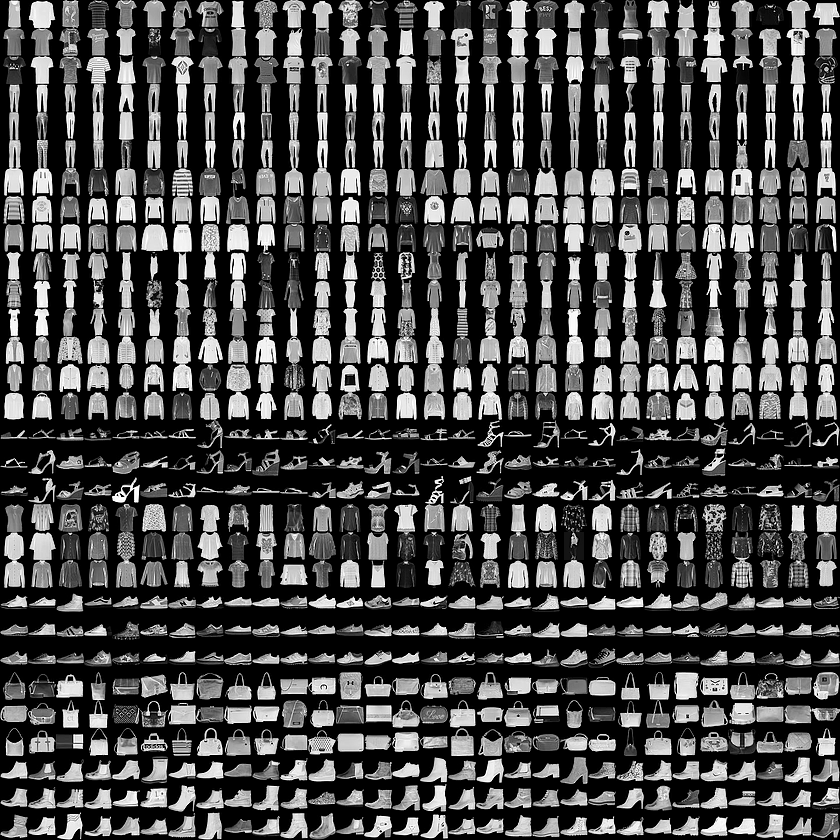
//> input picture fashion.png, 840 x 840 px
$ ./main   (built with g++ and OpenCV 4)
//> lines starting //> are read from the running program, lines starting //| are printed output that depends on the picture
/* Neural network - digits recognition
 Dr Andrew Watson and Mr Karl Moody 2020.
 http://yann.lecun.com/exdb/mnist/
 http://yann.lecun.com/exdb/publis/pdf/lecun-98.pdf
 http://www.neuro.nigmatec.ru/materials/themeid_17/riedmiller93direct.pdf */

#include <opencv2/core.hpp>
#include "opencv2/highgui.hpp"
#include "opencv2/imgcodecs.hpp"
#include "opencv2/imgproc.hpp"
#include "opencv2/ml.hpp"
#include <opencv2/dnn.hpp>
#include <algorithm>
#include <iostream>
#include <iomanip>
#include <conio.h>
#include <vector>
#include <windows.h>
using namespace cv;
using namespace ml;
using namespace dnn;
using namespace std;
//const int SZ = 20;		// Size of each image is SZ x SZ pixels greyscale (1 channel)		digits.png tile size
const int SZ = 28;		// Size of each image is SZ x SZ pixels greyscale (1 channel)		fashion.png tile size
const int CLASS_N = 10;	// Number of output classes, in this case '0','1','2',...,'8','9'

// Break image into individual tiles
static void mosaic(const int width, const vector<Mat>& images, Mat& grid)
{
	int mat_width = SZ * width;
	int mat_height = SZ * (int)ceil((double)images.size() / width);
	if (!images.empty())
	{
		grid = Mat(Size(mat_width, mat_height), images[0].type());
		for (size_t i = 0; i < images.size(); i++)
		{
			Mat location_on_grid = grid(Rect(SZ * ((int)i % width), SZ * ((int)i / width), SZ, SZ));
			images[i].copyTo(location_on_grid);
		}
	}
}

// Shuffle individual tiles
static void shuffle(vector<Mat>& digits, vector<int>& labels)
{
	vector<int> shuffled_indexes(digits.size());
	for (size_t i = 0; i < digits.size(); i++) shuffled_indexes[i] = (int)i;
	randShuffle(shuffled_indexes);//shuffle the test images
	vector<Mat> shuffled_digits(digits.size());
	vector<int> shuffled_labels(labels.size());
	for (size_t i = 0; i < shuffled_indexes.size(); i++)
	{
		shuffled_digits[shuffled_indexes[i]] = digits[i];
		shuffled_labels[shuffled_indexes[i]] = labels[i];
	}
	digits = shuffled_digits;
	labels = shuffled_labels;
}

// Deskew digits
static void deskew(const Mat& img, Mat& deskewed_img)
{
	Moments m = moments(img);

	if (abs(m.mu02) < 0.0001) { deskewed_img = img.clone(); return; }
	float skew = (float)(m.mu11 / m.mu02);
	float M_vals[2][3] = { {1, skew, -0.5f * SZ * skew}, {0, 1, 0} };
	Mat M(Size(3, 2), CV_32F);
	for (int i = 0; i < M.rows; i++)
	{
		for (int j = 0; j < M.cols; j++)
		{
			M.at<float>(i, j) = M_vals[i][j];
		}
	}
	warpAffine(img, deskewed_img, M, Size(SZ, SZ), WARP_INVERSE_MAP | INTER_LINEAR);
}

int main(void)
{
	Mat blob, raw;
	vector<Mat> digits, digitsraw;
	vector<int> labels;
	LARGE_INTEGER fr, t1, t2;

	printf("Loading training/test image mosaic...\n");
	//raw = imread("digits.png", IMREAD_GRAYSCALE);		// Handwritten digits image
	raw = imread("fashion.png", IMREAD_GRAYSCALE);		// Fashion image
//> raw is the input picture: 840 rows x 840 cols, CV_8UC1; min 0, max 255, mean 72
	//imshow("Raw Image Mosaic",raw);

	// Split the mosaic into individual images and set labels
	int height = raw.rows;	// Get height of mosaic image
//> height = 840
	int width = raw.cols;	// Get width of mosaic image
//> width = 840
	int sx = SZ;			// Set width of individual tile
	int sy = SZ;			// Set height of individual tile
	digitsraw.clear();
	for (int i = 0; i < height; i += sy) {
		for (int j = 0; j < width; j += sx)
			digitsraw.push_back(raw(Rect(j, i, sx, sy)));
	}
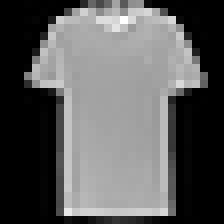
//> digitsraw[5]: 28 rows x 28 cols, CV_8UC1 (shown 8 times larger); min 0, max 255, mean 91.5

	// Store labels for each
	for (int i = 0; i < CLASS_N; i++) for (size_t j = 0; j < digitsraw.size() / CLASS_N; j++) labels.push_back(i);
//> after the loop, labels = 900 values from 0 to 9
	printf("Raw image %d x %d pixels\npreprocessing...\n", width, height);
//| Raw image 840 x 840 pixels
//| preprocessing...

	// Shuffle the tiles
	shuffle(digitsraw, labels);
//> after the loop in shuffle, `for (size_t i = 0; i < digits.size(); i++) shuffled_indexes[i] = (int)i;`: shuffled_indexes = 900 values from 0 to 899
//> in shuffle, `randShuffle(shuffled_indexes);`: shuffled_indexes = 900 values, max 899 at index 562, min 0 at index 108, mean 449.5
//> after the loop in shuffle, `for (size_t i = 0; i < shuffled_indexes.size(); i++)`: shuffled_labels = 900 values, max 9 at index 10, min 0 at index 14, mean 4.5
//> in shuffle, `labels = shuffled_labels;`: labels has the same summary as shuffled_labels

	// Deskew the digits
	for (size_t i = 0; i < digitsraw.size(); i++)
	  {
      Mat deskewed_digit;
      deskew(digitsraw[i],deskewed_digit);
      digits.push_back(deskewed_digit);
	  }
//> this loop made 900 passes
//> skew in deskew on passes 1 to 3: 0.0112, 0.00821, -0.053
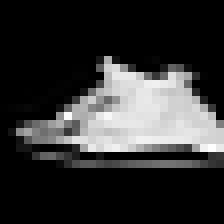
//> digits[5]: 28 rows x 28 cols, CV_8UC1 (shown 8 times larger); min 0, max 254, mean 50

	// Set the training and testing ratios
	int train_n = (int)(0.9 * digits.size());
//> train_n = 810
	int test_n = (int)(digits.size() - train_n);
//> test_n = 90
	cout << "Total images    =" << digits.size() << endl;
//| Total images    =900
	cout << "Training images =" << train_n << endl;
//| Training images =810
	cout << "Testing images  =" << test_n << endl;
//| Testing images  =90

	// Image for training images
	Mat train_set;
	vector<Mat> digits_train(digits.begin(), digits.begin() + train_n);
	mosaic(50, digits_train, train_set);
//> in mosaic, `int mat_height = SZ * (int)ceil((double)images.size() / width);`: mat_height = 476
//> in mosaic, `grid = Mat(Size(mat_width, mat_height), images[0].type());`: grid: 476 rows x 1400 cols, CV_8UC1; every value is 0
//> after the loop in mosaic, `for (size_t i = 0; i < images.size(); i++)`:
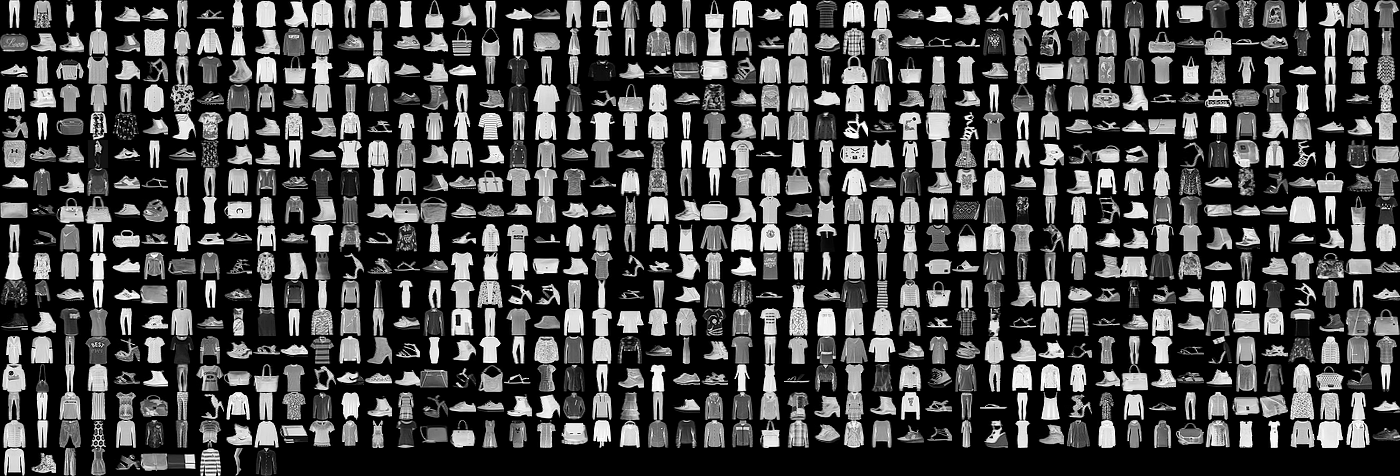
//> grid: 476 rows x 1400 cols, CV_8UC1; min 0, max 255, mean 68.1
	//imshow("train set", train_set);
	vector<int> labels_train(labels.begin(), labels.begin() + train_n);
//> labels_train = 810 values, max 9 at index 10, min 0 at index 14, mean 4.43

	// Image for test images
	Mat test_set;
	vector<Mat>digits_test(digits.begin() + train_n, digits.end());
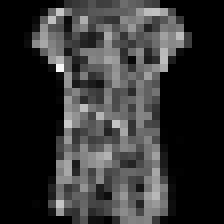
//> digits_test[5]: 28 rows x 28 cols, CV_8UC1 (shown 8 times larger); min 0, max 246, mean 51.1
	mosaic(25, digits_test, test_set);
//> call 2 of mosaic, with width = 25
//> in mosaic (call 2), `int mat_height = SZ * (int)ceil((double)images.size() / width);`: mat_height = 112
//> in mosaic (call 2), `grid = Mat(Size(mat_width, mat_height), images[0].type());`: grid: 112 rows x 700 cols, CV_8UC1; every value is 0
//> the loop in mosaic (call 2), `for (size_t i = 0; i < images.size(); i++)` made 90 passes
//> after the loop in mosaic (call 2), `for (size_t i = 0; i < images.size(); i++)`:
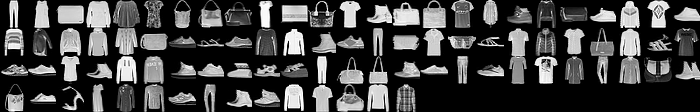
//> grid: 112 rows x 700 cols, CV_8UC1; min 0, max 255, mean 64.7
	//imshow("test set", test_set);
	vector<int> labels_test(labels.begin() + train_n, labels.end());
//> labels_test = 90 values, max 9 at index 13, min 0 at index 1, mean 5.14

	// Convert training array of images to 32 bit floating point
	Mat temp;
	Mat inputtrainingdata;
	vector <Mat> digits_trainf;
	for (int i = 0; i < train_n; i++)
	{
		digits_train[i].convertTo(temp, CV_32F, 1.0 / 255.0);
		digits_trainf.push_back(temp);
		Mat DataInOneRow = digits_trainf[i].reshape(0, 1);
		inputtrainingdata.push_back(DataInOneRow);
	}
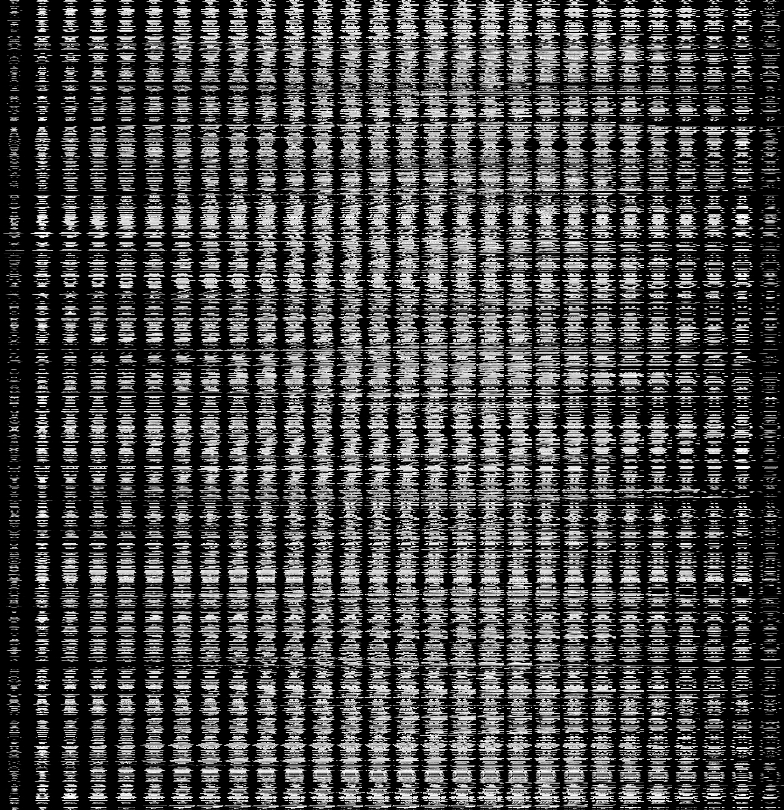
//> inputtrainingdata: 810 rows x 784 cols, CV_32FC1; min 0, max 1, mean 0.28
	cout << "First training image is a " << labels_train[0] << endl;
//| First training image is a 1

	// Convert testing array of images to 32 bit floating point
	Mat inputtestdata;
	vector <Mat> digits_testf;
	for (int i = 0; i < test_n; i++)
	{
		digits_test[i].convertTo(temp, CV_32F, 1.0 / 255.0);
		digits_testf.push_back(temp);
		Mat DataInOneRow = digits_testf[i].reshape(0, 1);
		inputtestdata.push_back(DataInOneRow);
	}
//> this loop made 90 passes
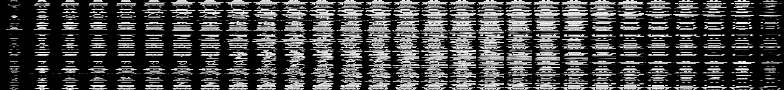
//> inputtestdata: 90 rows x 784 cols, CV_32FC1; min 0, max 1, mean 0.282
	cout << "First test image is a " << labels_test[0]<<endl;
//| First test image is a 1

	// Convert output results to floating point with ouput=1.0 for correct digit
	Mat outputtrainingdata(0, CLASS_N, CV_32FC1);
	for (int i = 0; i < train_n; i++)
	{
		vector<float> outputTraningVector(CLASS_N);
		fill(outputTraningVector.begin(), outputTraningVector.end(), 0.0);
		outputTraningVector[labels_train[i]] = 1.0;
		Mat tempMatrix(outputTraningVector, false);
		outputtrainingdata.push_back(tempMatrix.reshape(0, 1));
	}
//> this loop made 810 passes
//> tempMatrix on passes 1 to 3: [0, 1, 0, 0, 0, 0, 0, 0, 0, 0], [0, 0, 0, 1, 0, 0, 0, 0, 0, 0], [0, 0, 0, 1, 0, 0, 0, 0, 0, 0]

	// Set up the NN
	int epochs = 10;	// Runtime
	const int h1 = 15;	// Hidden layer 1
	const int h2 = 30;	// Hidden layer 2
	const int h3 = 15;	// Hidden layer 3

	Ptr<ANN_MLP>nndigits = ANN_MLP::create();
	Mat layersSize = Mat(4, 1, CV_32F);
	layersSize.row(0) = Scalar(inputtrainingdata.cols);		// Input layer
//> layersSize = [784, 0, 0, 0]
	layersSize.row(1) = Scalar(h1);
//> layersSize = [784, 15, 0, 0]
	layersSize.row(2) = Scalar(h2);
//> layersSize = [784, 15, 30, 0]
	layersSize.row(3) = Scalar(h3);
//> layersSize = [784, 15, 30, 15]
	layersSize.row(3) = Scalar(outputtrainingdata.cols);	// Output layer

	// Create the NN
	nndigits->setLayerSizes(layersSize);
	nndigits->setActivationFunction(ANN_MLP::ActivationFunctions::SIGMOID_SYM); // Activation functions, SIGMOID_SYM, GAUSSIAN, RELU, LEAKYRELU
	TermCriteria termCrit = TermCriteria(TermCriteria::Type::COUNT + TermCriteria::Type::EPS, 1, 0.001);
	nndigits->setTermCriteria(termCrit);
	nndigits->setTrainMethod(ANN_MLP::TrainingMethods::BACKPROP, 0.01, 0.01);
	//nndigits->setTrainMethod(ANN_MLP::TrainFlags::UPDATE_WEIGHTS);
	Ptr<TrainData> trainingData = TrainData::create(inputtrainingdata, SampleTypes::ROW_SAMPLE, outputtrainingdata);

	// Start training
	printf("Training...\n");
	printf("Epoch		Time/secs	Error %  %\n");
	double lowErr = 100;
	for (int i = 0; i < epochs; i++)
	{
		QueryPerformanceCounter(&t1);
		nndigits->train(trainingData);
		QueryPerformanceCounter(&t2);
		QueryPerformanceFrequency(&fr);
		double t = (t2.QuadPart - t1.QuadPart) / (double)fr.QuadPart;

		// Test the NN
		cout << "\t" << i << "\t" << t << "";
		Mat result;
		nndigits->predict(inputtestdata, result);

		//Test the trained network
		float best, error;
		int bint, correct = 0;
		for (int i = 0; i < result.size().height; i++)
		{
			best = result.at<float>(i, 0);
			bint = 0;
			for (int j = 1; j < result.size().width; j++)
			{
				if (result.at<float>(i, j) > best) {
					best = result.at<float>(i, j); bint = j;
				}
			}
			if (bint == labels_test[i]) correct++;
		}
		// Check error of each epoch
		error = (100.0 - ((float)correct / result.size().height) * 100.0);
		printf("\t%.2f\n", error);

		// Save lowest error achieved
		if (error < lowErr) {
			lowErr = error;
		}

	}// End of epoch loop
//> this loop made 10 passes
//> (best, bint, correct, error, lowErr) on passes 1, 2, 5: (0.464, 6, 63, 30, 30), (0.488, 2, 71, 21.11, 21.11), (0.373, 2, 72, 20, 20)
//> (best, bint, correct, error) on passes 3, 4, 6, 7, 8, 9: (0.506, 2, 67, 25.56), (0.341, 4, 64, 28.89), (0.446, 2, 71, 21.11), (0.508, 4, 66, 26.67), (0.556, 4, 62, 31.11), (0.301, 4, 65, 27.78)
//| 	30.00
//| 	21.11
//| 	25.56
//| 	28.89
//| 	20.00
//| 	21.11
//| 	26.67
//| 	31.11
//> (output is shown up to pass 8 of 10)

	// Print the lowest error
	printf("\nThe lowest error rate achieved through %i Epochs\n", epochs);
	printf("Lowest error: \t%.2f %\n", lowErr);

	// [5 lines of commented-out code are left out]

	return 0;
}
